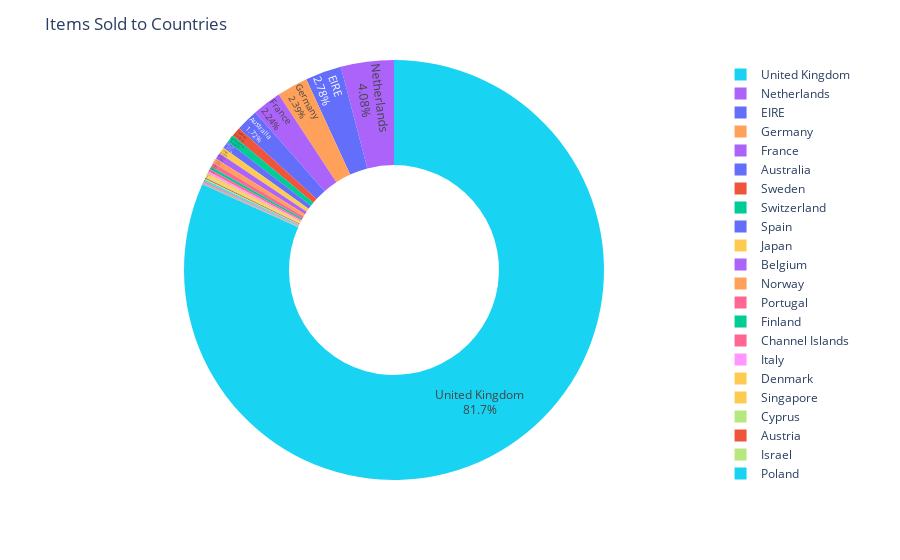

The code cell stored with this chart in its notebook:
### Code cell
fig = px.pie(sold_items, names='Country', values='Quantity', color='Quantity', hole=0.5)
fig.update_traces(textposition='inside', textinfo='percent+label')
fig.update_layout(title='Items Sold to Countries')
py.iplot(fig)

### Figure 1 — Plotly figure (JSON) as saved in the notebook; plotly's stock layout.template omitted (floating-point values rounded to 4 significant figures)
{"data": [{"customdata": [[84303], [4578], [260], [23581], [356], [2763], [9479], [4812], [592], [7749], [136329], [497], [10666], [109848], [117448], [1556], [2458], [3990], [7999], [25218], [386], [652], [944], [200128], [19247], [3653], [16044], [352], [75], [5234], [28080], [35637], [29636], [1034], [982], [4008533], [1789]], "domain": {"x": [0, 1], "y": [0, 1]}, "hole": 0.5, "hovertemplate": "Country=%{label}<br>Quantity=%{customdata[0]}<extra></extra>", "labels": ["Australia", "Austria", "Bahrain", "Belgium", "Brazil", "Canada", "Channel Islands", "Cyprus", "Czech Republic", "Denmark", "EIRE", "European Community", "Finland", "France", "Germany", "Greece", "Iceland", "Israel", "Italy", "Japan", "Lebanon", "Lithuania", "Malta", "Netherlands", "Norway", "Poland", "Portugal", "RSA", "Saudi Arabia", "Singapore", "Spain", "Sweden", "Switzerland", "USA", "United Arab Emirates", "United Kingdom", "Unspecified"], "legendgroup": "", "marker": {"colors": ["#636efa", "#EF553B", "#00cc96", "#ab63fa", "#FFA15A", "#19d3f3", "#FF6692", "#B6E880", "#FF97FF", "#FECB52", "#636efa", "#EF553B", "#00cc96", "#ab63fa", "#FFA15A", "#19d3f3", "#FF6692", "#B6E880", "#FF97FF", "#FECB52", "#636efa", "#EF553B", "#00cc96", "#ab63fa", "#FFA15A", "#19d3f3", "#FF6692", "#B6E880", "#FF97FF", "#FECB52", "#636efa", "#EF553B", "#00cc96", "#ab63fa", "#FFA15A", "#19d3f3", "#FF6692"]}, "name": "", "showlegend": true, "textinfo": "percent+label", "textposition": "inside", "type": "pie", "values": [84303, 4578, 260, 23581, 356, 2763, 9479, 4812, 592, 7749, 136329, 497, 10666, 109848, 117448, 1556, 2458, 3990, 7999, 25218, 386, 652, 944, 200128, 19247, 3653, 16044, 352, 75, 5234, 28080, 35637, 29636, 1034, 982, 4008533, 1789]}], "layout": {"legend": {"tracegroupgap": 0}, "margin": {"t": 60}, "title": {"text": "Items Sold to Countries"}}}
